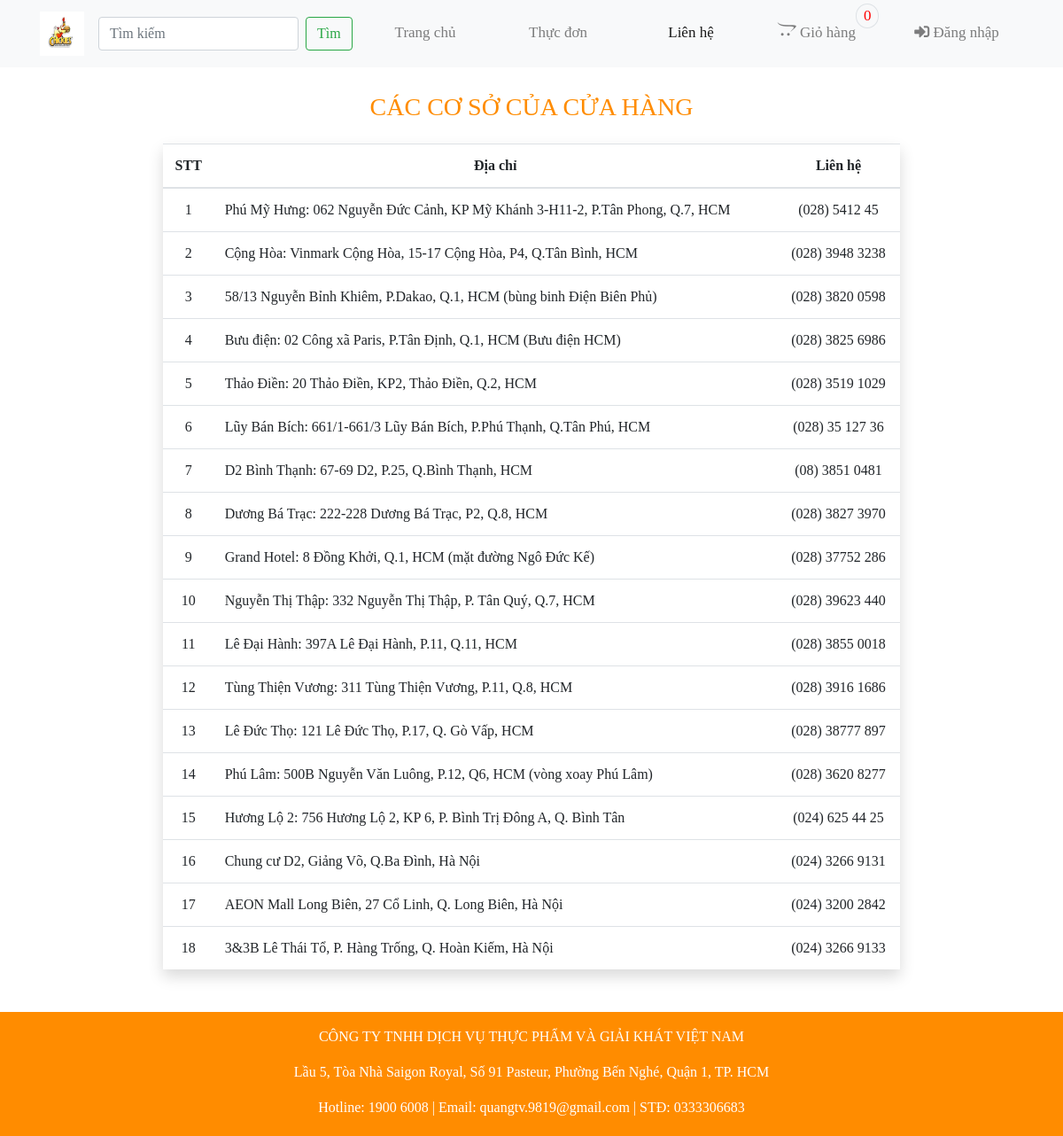
/index.php?page=contact, run on the app's committed database.
### tables this page shows
CREATE TABLE `branch`  (
  `id_branch` int(11) NOT NULL AUTO_INCREMENT,
  `local` varchar(200) NULL DEFAULT NULL,
  `hotline` varchar(15) NULL DEFAULT NULL,
  PRIMARY KEY (`id_branch`) USING BTREE
);

### contact.php (the view)
<div class="container text-center" id="bg-cart">
    <div class="pb-3" id="font-color">
        <h3 class="text-uppercase">Các cơ sở của cửa hàng</h3>
    </div>
    <table class="col-md-9 table shadow m-auto">
        <thead>
            <th>STT</th>
            <th>Địa chỉ</th>
            <th>Liên hệ</th>
        </thead>
        <tbody>
        <?php
            $stmt=$conn->prepare('SELECT * FROM branch');
            $stmt->execute();
            $result=$stmt->fetchAll(PDO::FETCH_ASSOC);
            foreach ($result as $key => $row) { ?>
            <tr>
                <td><?php echo $key+1 ?></td>
                <td class="text-left"><?php echo $row['local'] ?></td>
                <td><?php echo $row['hotline'] ?></td>
            </tr>
        <?php } ?>
        </tbody>
    </table>
</div>

### css/my.css (style rules this page uses)
body { font-family: 'Times New Roman', Times, serif; }
#font-color { color: darkorange; }
#bg-cart { min-height: 500px; margin-top: 80px; }

### data on the page
branch: local "Phú Mỹ Hưng: 062 Nguyễn Đức Cảnh, KP Mỹ Khánh 3-H11-2, P.Tân Phong, Q.7, HCM", hotline "(028) 5412 45"
branch: local "Cộng Hòa: Vinmark Cộng Hòa, 15-17 Cộng Hòa, P4, Q.Tân Bình, HCM", hotline "(028) 3948 3238"
branch: local "58/13 Nguyễn Bỉnh Khiêm, P.Dakao, Q.1, HCM (bùng binh Điện Biên Phủ)", hotline "(028) 3820 0598"
branch: local "Bưu điện: 02 Công xã Paris, P.Tân Định, Q.1, HCM (Bưu điện HCM)", hotline "(028) 3825 6986"
branch: local "Thảo Điền: 20 Thảo Điền, KP2, Thảo Điền, Q.2, HCM", hotline "(028) 3519 1029"
branch: local "Lũy Bán Bích: 661/1-661/3 Lũy Bán Bích, P.Phú Thạnh, Q.Tân Phú, HCM", hotline "(028) 35 127 36"
branch: local "D2 Bình Thạnh: 67-69 D2, P.25, Q.Bình Thạnh, HCM", hotline "(08) 3851 0481"
branch: local "Dương Bá Trạc: 222-228 Dương Bá Trạc, P2, Q.8, HCM", hotline "(028) 3827 3970"
branch: local "Grand Hotel: 8 Đồng Khởi, Q.1, HCM (mặt đường Ngô Đức Kế)", hotline "(028) 37752 286"
branch: local "Nguyễn Thị Thập: 332 Nguyễn Thị Thập, P. Tân Quý, Q.7, HCM", hotline "(028) 39623 440"
branch: local "Lê Đại Hành: 397A Lê Đại Hành, P.11, Q.11, HCM", hotline "(028) 3855 0018"
branch: local "Tùng Thiện Vương: 311 Tùng Thiện Vương, P.11, Q.8, HCM", hotline "(028) 3916 1686"
branch: local "Lê Đức Thọ: 121 Lê Đức Thọ, P.17, Q. Gò Vấp, HCM", hotline "(028) 38777 897"
branch: local "Phú Lâm: 500B Nguyễn Văn Luông, P.12, Q6, HCM (vòng xoay Phú Lâm)", hotline "(028) 3620 8277"
branch: local "Hương Lộ 2: 756 Hương Lộ 2, KP 6, P. Bình Trị Đông A, Q. Bình Tân", hotline "(024) 625 44 25"
branch: local "Chung cư D2, Giảng Võ, Q.Ba Đình, Hà Nội", hotline "(024) 3266 9131"
branch: local "AEON Mall Long Biên, 27 Cổ Linh, Q. Long Biên, Hà Nội", hotline "(024) 3200 2842"
branch: local "3&3B Lê Thái Tổ, P. Hàng Trống, Q. Hoàn Kiếm, Hà Nội", hotline "(024) 3266 9133"
